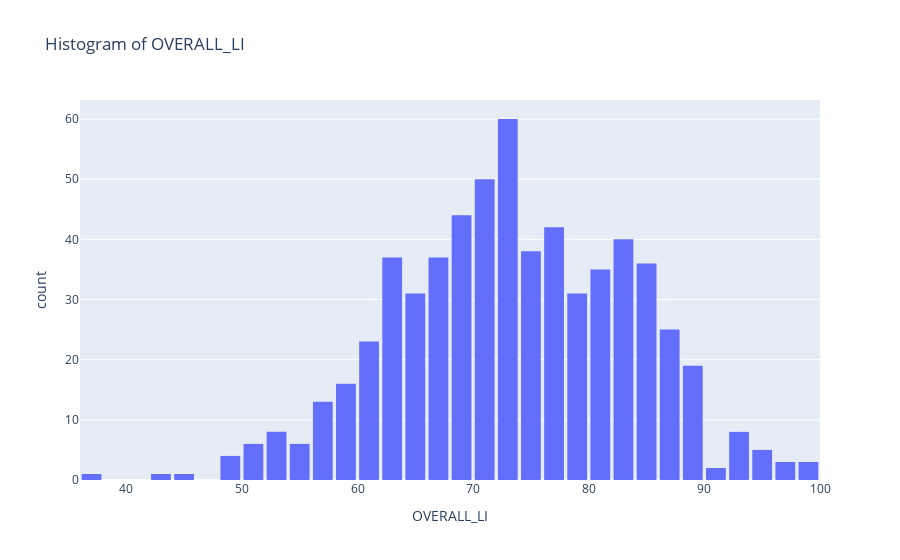

Notebook cell for this chart:
### Code cell
# Plot a histogram of the 'OVERALL_LI' column with styling options using Plotly
hist_fig = px.histogram(education_districtwise, x='OVERALL_LI', nbins=40, 
                        labels={'OVERALL_LI': 'OVERALL_LI'}, title='Histogram of OVERALL_LI')
hist_fig.update_layout(bargap=0.1, bargroupgap=0.05)
hist_fig.show()

### Figure 1 — Plotly figure (JSON) as saved in the notebook; plotly's stock layout.template omitted (floating-point values rounded to 4 significant figures; data arrays with more than 128 entries replaced by an {"elided": "..."} marker saying what was removed)
{"data": [{"alignmentgroup": "True", "bingroup": "x", "hovertemplate": "OVERALL_LI=%{x}<br>count=%{y}<extra></extra>", "legendgroup": "", "marker": {"color": "#636efa", "pattern": {"shape": ""}}, "name": "", "nbinsx": 40, "offsetgroup": "", "orientation": "v", "showlegend": false, "type": "histogram", "x": {"elided": "625 float values"}, "xaxis": "x", "yaxis": "y"}], "layout": {"bargap": 0.1, "bargroupgap": 0.05, "barmode": "relative", "legend": {"tracegroupgap": 0}, "title": {"text": "Histogram of OVERALL_LI"}, "xaxis": {"anchor": "y", "domain": [0, 1], "title": {"text": "OVERALL_LI"}}, "yaxis": {"anchor": "x", "domain": [0, 1], "title": {"text": "count"}}}}
